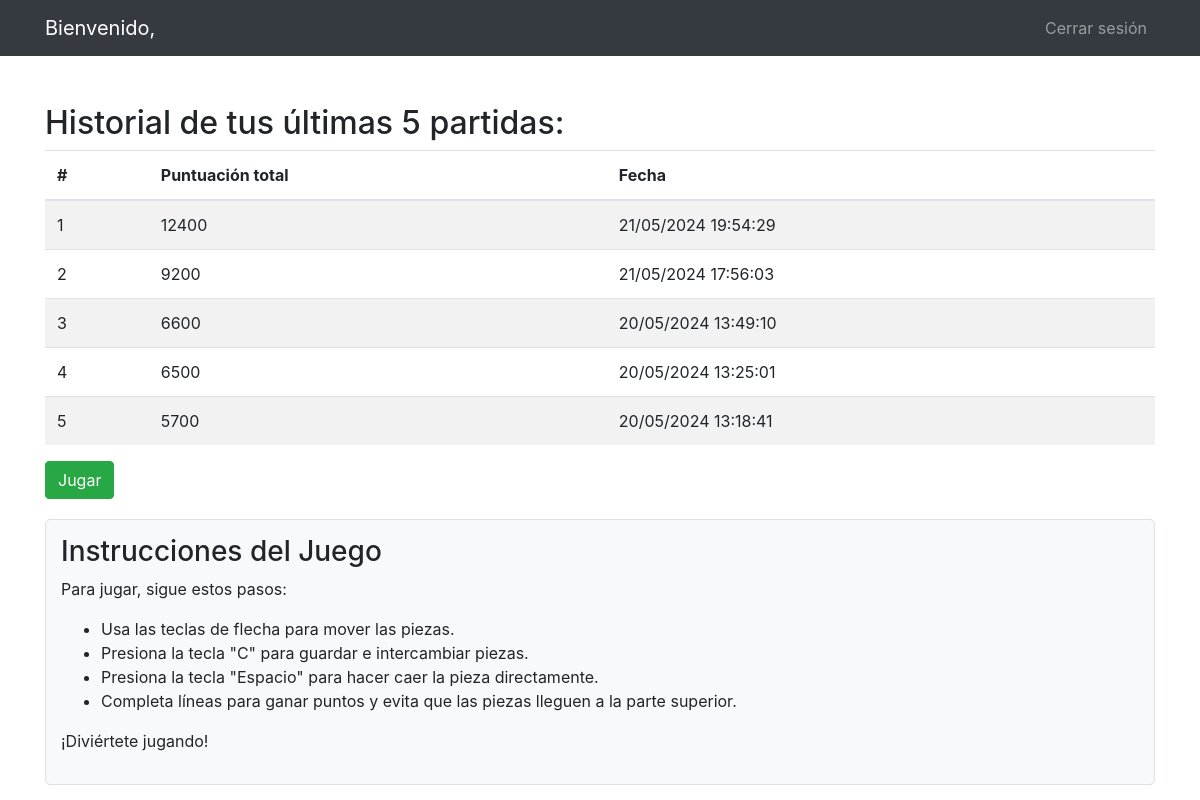
Before: /usuario/usuario.php (signed in) with the older database file.
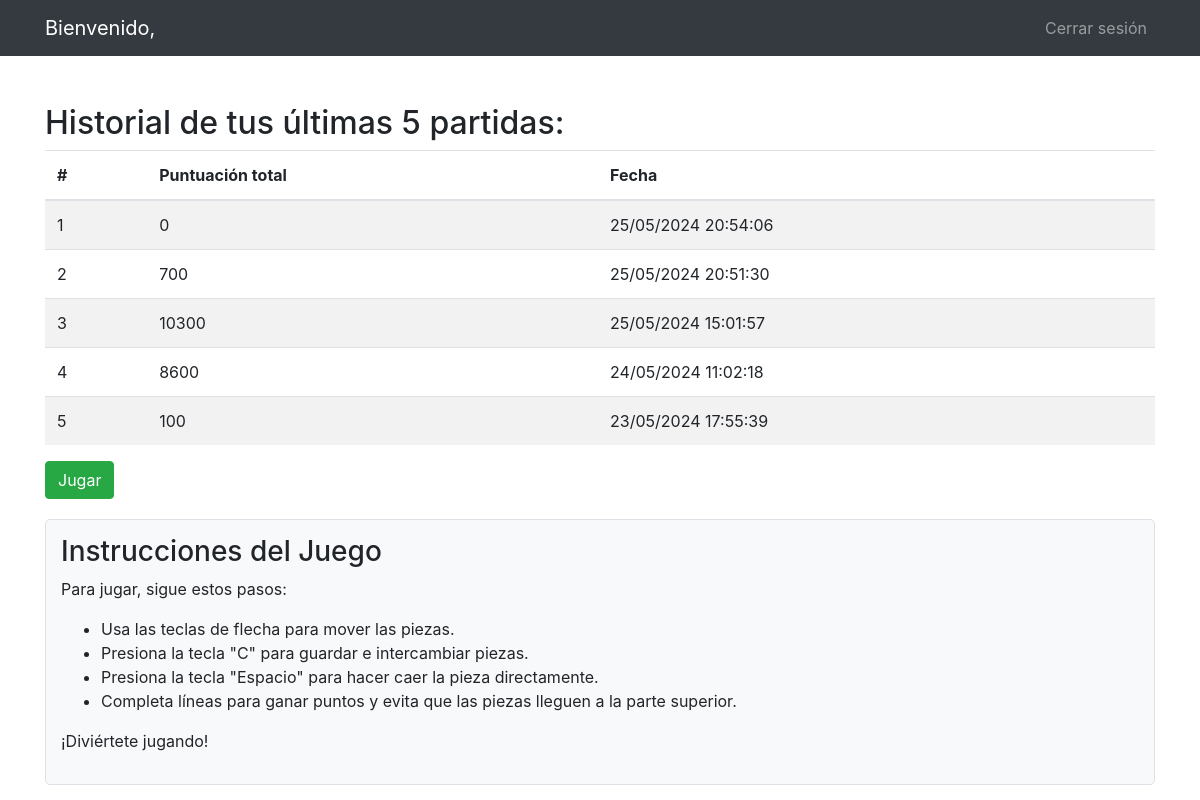
After: the same page with the newer database file.
### tables this page shows
CREATE TABLE `partida` (
  `id_partida` int NOT NULL,
  `id_usuario` int DEFAULT NULL,
  `puntuaje_total` int DEFAULT NULL,
  `fecha` timestamp NOT NULL DEFAULT CURRENT_TIMESTAMP
);

### usuario/usuario.php (the view, shortened to what this page needs)
<?php
$id_usuario = $_SESSION["id_usuario"];
try {
    $pdo = new PDO(DSN, DB_USERNAME, DB_PASSWORD);
    $pdo->setAttribute(PDO::ATTR_ERRMODE, PDO::ERRMODE_EXCEPTION);
    $query = "SELECT id_partida, id_usuario, puntuaje_total, fecha FROM partida WHERE id_usuario = :id_usuario ORDER BY fecha DESC LIMIT 5";
    $stmt = $pdo->prepare($query);
    $stmt->bindParam(":id_usuario", $id_usuario, PDO::PARAM_INT);
    $stmt->execute();
    $partidas = $stmt->fetchAll(PDO::FETCH_ASSOC);
} catch (PDOException $e) {
    echo "Error al obtener las partidas: " . $e->getMessage();
    exit();
}
?>
<!DOCTYPE html>
<html lang="en">
<head>
    <link rel="stylesheet" href="https://stackpath.bootstrapcdn.com/bootstrap/4.5.2/css/bootstrap.min.css">
</head>
<body>
    <?php include_once "../parts/header.php";?>
    <div class="container mt-5">
    <h2>Historial de tus últimas 5 partidas:</h2>
    <div class="table-responsive">
        <table class="table table-striped">
            <thead>
            <tr>
                <th>#</th>
                <th>Puntuación total</th>
                <th>Fecha</th>
            </tr>
            </thead>
            <tbody>
            <?php foreach ($partidas as $index => $partida): ?>
                <tr>
                    <td><?php echo $index + 1; ?></td>
                    <td><?php echo $partida['puntuaje_total']; ?></td>
                    <td><?php echo (date("d/m/Y H:i:s", strtotime($partida['fecha']))); ?></td>
                </tr>
            <?php endforeach; ?>
            </tbody>
        </table>
    </div>
    <a href="../juego/tetris.php" class="btn btn-success">Jugar</a>
    <div class="instrucciones">
            <h3>Instrucciones del Juego</h3>
            <p>Para jugar, sigue estos pasos:</p>
            <ul>
                <li>Usa las teclas de flecha para mover las piezas.</li>
                <li>Presiona la tecla "C" para guardar e intercambiar piezas.</li>
                <li>Presiona la tecla "Espacio" para hacer caer la pieza directamente.</li>
                <li>Completa líneas para ganar puntos y evita que las piezas lleguen a la parte superior.</li>
            </ul>
            <p>¡Diviértete jugando!</p>
        </div>
</div>
</body>
</html>

Changed rows visible on the page:
no longer on this page (row unchanged): partida: puntuaje_total "12400", fecha "21/05/2024 19:54:29"
no longer on this page (row unchanged): partida: puntuaje_total "9200", fecha "21/05/2024 17:56:03"
no longer on this page (row unchanged): partida: puntuaje_total "6600", fecha "20/05/2024 13:49:10"
no longer on this page (row unchanged): partida: puntuaje_total "6500", fecha "20/05/2024 13:25:01"
no longer on this page (row unchanged): partida: puntuaje_total "5700", fecha "20/05/2024 13:18:41"
added partida: puntuaje_total "0", fecha "25/05/2024 20:54:06"
added partida: puntuaje_total "700", fecha "25/05/2024 20:51:30"
added partida: puntuaje_total "10300", fecha "25/05/2024 15:01:57"
added partida: puntuaje_total "8600", fecha "24/05/2024 11:02:18"
added partida: puntuaje_total "100", fecha "23/05/2024 17:55:39"
